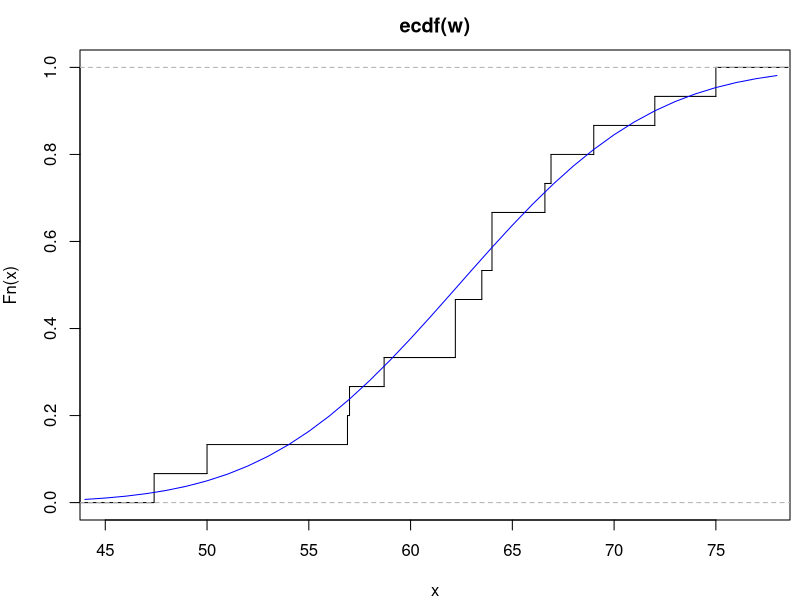

R code for this plot:
win.graph(width=8, height=6)
par(mai=c(0.8, 0.8, 0.5, 0.1))
w <- scan("exam0301.data")
plot(ecdf(w), verticals = TRUE, do.p = FALSE)
x <- 44:78
lines(x, pnorm(x, mean(w), sd(w)), col = "blue")

savePlot("data_ecdf", type = "eps")